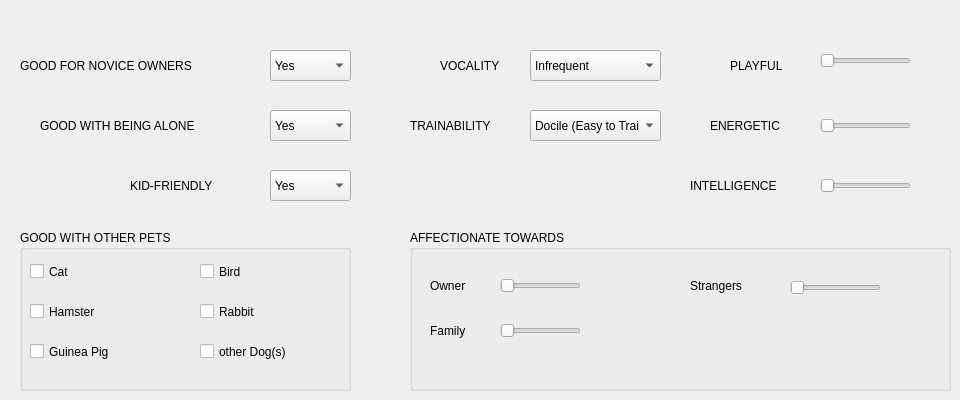
     <widget class="QWidget" name="tab_3">
      <attribute name="title">
       <string>Characteristics</string>
      </attribute>
      <widget class="QLabel" name="label_27">
       <property name="geometry">
        <rect>
         <x>20</x>
         <y>50</y>
         <width>241</width>
         <height>31</height>
        </rect>
       </property>
       <property name="text">
        <string>GOOD FOR NOVICE OWNERS</string>
       </property>
      </widget>
      <widget class="QLabel" name="label_29">
       <property name="geometry">
        <rect>
         <x>40</x>
         <y>110</y>
         <width>221</width>
         <height>31</height>
        </rect>
       </property>
       <property name="text">
        <string>GOOD WITH BEING ALONE</string>
       </property>
      </widget>
      <widget class="QLabel" name="label_30">
       <property name="geometry">
        <rect>
         <x>130</x>
         <y>170</y>
         <width>121</width>
         <height>31</height>
        </rect>
       </property>
       <property name="text">
        <string>KID-FRIENDLY</string>
       </property>
      </widget>
      <widget class="QGroupBox" name="dog_other_pets">
       <property name="geometry">
        <rect>
         <x>20</x>
         <y>230</y>
         <width>331</width>
         <height>161</height>
        </rect>
       </property>
       <property name="title">
        <string>GOOD WITH OTHER PETS</string>
       </property>
       <widget class="QCheckBox" name="dog_cat">
        <property name="geometry">
         <rect>
          <x>10</x>
          <y>30</y>
          <width>90</width>
          <height>23</height>
         </rect>
        </property>
        <property name="text">
         <string>Cat</string>
        </property>
       </widget>
       <widget class="QCheckBox" name="dog_bird">
        <property name="geometry">
         <rect>
          <x>180</x>
          <y>30</y>
          <width>90</width>
          <height>23</height>
         </rect>
        </property>
        <property name="text">
         <string>Bird</string>
        </property>
       </widget>
       <widget class="QCheckBox" name="dog_guineaPig">
        <property name="geometry">
         <rect>
          <x>10</x>
          <y>110</y>
          <width>131</width>
          <height>23</height>
         </rect>
        </property>
        <property name="text">
         <string>Guinea Pig</string>
        </property>
       </widget>
       <widget class="QCheckBox" name="dog_hamster">
        <property name="geometry">
         <rect>
          <x>10</x>
          <y>70</y>
          <width>90</width>
          <height>23</height>
         </rect>
        </property>
        <property name="text">
         <string>Hamster</string>
        </property>
       </widget>
       <widget class="QCheckBox" name="dog_dog">
        <property name="geometry">
         <rect>
          <x>180</x>
          <y>110</y>
          <width>131</width>
          <height>23</height>
         </rect>
        </property>
        <property name="text">
         <string>other Dog(s)</string>
        </property>
       </widget>
       <widget class="QCheckBox" name="dog_rabbit">
        <property name="geometry">
         <rect>
          <x>180</x>
          <y>70</y>
          <width>90</width>
          <height>23</height>
         </rect>
        </property>
        <property name="text">
         <string>Rabbit</string>
        </property>
       </widget>
      </widget>
      <widget class="QLabel" name="label_31">
       <property name="geometry">
        <rect>
         <x>440</x>
         <y>50</y>
         <width>81</width>
         <height>31</height>
        </rect>
       </property>
       <property name="text">
        <string>VOCALITY</string>
       </property>
      </widget>
      <widget class="QLabel" name="label_32">
       <property name="geometry">
        <rect>
         <x>710</x>
         <y>110</y>
         <width>101</width>
         <height>31</height>
        </rect>
       </property>
       <property name="text">
        <string>ENERGETIC</string>
       </property>
      </widget>
      <widget class="QLabel" name="label_33">
       <property name="geometry">
        <rect>
         <x>730</x>
         <y>50</y>
         <width>81</width>
         <height>31</height>
        </rect>
       </property>
       <property name="text">
        <string>PLAYFUL</string>
       </property>
      </widget>
      <widget class="QGroupBox" name="dog_affection">
       <property name="geometry">
        <rect>
         <x>410</x>
         <y>230</y>
         <width>541</width>
         <height>161</height>
        </rect>
       </property>
       <property name="title">
        <string>AFFECTIONATE TOWARDS</string>
       </property>
       <widget class="QLabel" name="label_4">
        <property name="geometry">
         <rect>
          <x>20</x>
          <y>40</y>
          <width>61</width>
          <height>31</height>
         </rect>
        </property>
        <property name="text">
         <string>Owner</string>
        </property>
       </widget>
       <widget class="QLabel" name="label_28">
        <property name="geometry">
         <rect>
          <x>20</x>
          <y>90</y>
          <width>61</width>
          <height>21</height>
         </rect>
        </property>
        <property name="text">
         <string>Family</string>
        </property>
       </widget>
       <widget class="QLabel" name="label_dog">
        <property name="geometry">
         <rect>
          <x>280</x>
          <y>40</y>
          <width>91</width>
          <height>31</height>
         </rect>
        </property>
        <property name="text">
         <string>Strangers</string>
        </property>
       </widget>
       <widget class="QSlider" name="dog_affection_owner_2">
        <property name="geometry">
         <rect>
          <x>90</x>
          <y>40</y>
          <width>81</width>
          <height>31</height>
         </rect>
        </property>
        <property name="minimum">
         <number>1</number>
        </property>
        <property name="maximum">
         <number>5</number>
        </property>
        <property name="pageStep">
         <number>1</number>
        </property>
        <property name="orientation">
         <enum>Qt::Horizontal</enum>
        </property>
       </widget>
       <widget class="QSlider" name="dog_affection_family_2">
        <property name="geometry">
         <rect>
          <x>90</x>
          <y>90</y>
          <width>81</width>
          <height>21</height>
         </rect>
        </property>
        <property name="minimum">
         <number>1</number>
        </property>
        <property name="maximum">
         <number>5</number>
        </property>
        <property name="pageStep">
         <number>1</number>
        </property>
        <property name="orientation">
         <enum>Qt::Horizontal</enum>
        </property>
       </widget>
       <widget class="QSlider" name="dog_affection_stranger_2">
        <property name="geometry">
         <rect>
          <x>380</x>
          <y>50</y>
          <width>91</width>
          <height>16</height>
         </rect>
        </property>
        <property name="minimum">
         <number>1</number>
        </property>
        <property name="maximum">
         <number>5</number>
        </property>
        <property name="pageStep">
         <number>1</number>
        </property>
        <property name="orientation">
         <enum>Qt::Horizontal</enum>
        </property>
       </widget>
       <widget class="QLabel" name="dog_affection_owner">
        <property name="geometry">
         <rect>
          <x>180</x>
          <y>40</y>
          <width>31</width>
          <height>31</height>
         </rect>
        </property>
        <property name="text">
         <string/>
        </property>
       </widget>
       <widget class="QLabel" name="dog_affection_family">
        <property name="geometry">
         <rect>
          <x>180</x>
          <y>89</y>
          <width>31</width>
          <height>21</height>
         </rect>
        </property>
        <property name="text">
         <string/>
        </property>
       </widget>
       <widget class="QLabel" name="dog_affection_stranger">
        <property name="geometry">
         <rect>
          <x>490</x>
          <y>40</y>
          <width>31</width>
          <height>31</height>
         </rect>
        </property>
        <property name="text">
         <string/>
        </property>
       </widget>
      </widget>
      <widget class="QLabel" name="label_35">
       <property name="geometry">
        <rect>
         <x>410</x>
         <y>110</y>
         <width>121</width>
         <height>31</height>
        </rect>
       </property>
       <property name="text">
        <string>TRAINABILITY</string>
       </property>
      </widget>
      <widget class="QLabel" name="label_36">
       <property name="geometry">
        <rect>
         <x>690</x>
         <y>170</y>
         <width>121</width>
         <height>31</height>
        </rect>
       </property>
       <property name="text">
        <string>INTELLIGENCE</string>
       </property>
      </widget>
      <widget class="QComboBox" name="dog_novice_owners">
       <property name="geometry">
        <rect>
         <x>270</x>
         <y>50</y>
         <width>81</width>
         <height>31</height>
        </rect>
       </property>
       <item>
        <property name="text">
         <string>Yes</string>
        </property>
       </item>
       <item>
        <property name="text">
         <string>No</string>
        </property>
       </item>
      </widget>
      <widget class="QComboBox" name="dog_being_alone">
       <property name="geometry">
        <rect>
         <x>270</x>
         <y>110</y>
         <width>81</width>
         <height>31</height>
        </rect>
       </property>
       <item>
        <property name="text">
         <string>Yes</string>
        </property>
       </item>
       <item>
        <property name="text">
         <string>No</string>
        </property>
       </item>
      </widget>
      <widget class="QComboBox" name="dog_kid_friendly">
       <property name="geometry">
        <rect>
         <x>270</x>
         <y>170</y>
         <width>81</width>
         <height>31</height>
        </rect>
       </property>
       <item>
        <property name="text">
         <string>Yes</string>
        </property>
       </item>
       <item>
        <property name="text">
         <string>No</string>
        </property>
       </item>
      </widget>
      <widget class="QComboBox" name="dog_vocality">
       <property name="geometry">
        <rect>
         <x>530</x>
         <y>50</y>
         <width>131</width>
         <height>31</height>
        </rect>
       </property>
       <item>
        <property name="text">
         <string>Infrequent</string>
        </property>
       </item>
       <item>
        <property name="text">
         <string>Only when necessary</string>
        </property>
       </item>
       <item>
        <property name="text">
         <string>Frequent</string>
        </property>
       </item>
       <item>
        <property name="text">
         <string>Likes to be Vocal</string>
        </property>
       </item>
       <item>
        <property name="text">
         <string>Extremely Vocal</string>
        </property>
       </item>
      </widget>
      <widget class="QComboBox" name="dog_trainability">
       <property name="geometry">
        <rect>
         <x>530</x>
         <y>110</y>
         <width>131</width>
         <height>31</height>
        </rect>
       </property>
       <item>
        <property name="text">
         <string>Docile (Easy to Train)</string>
        </property>
       </item>
       <item>
        <property name="text">
         <string>Agreeable</string>
        </property>
       </item>
       <item>
        <property name="text">
         <string>Independent</string>
        </property>
       </item>
       <item>
        <property name="text">
         <string>Easy to Please</string>
        </property>
       </item>
       <item>
        <property name="text">
         <string>Stubborn</string>
        </property>
       </item>
       <item>
        <property name="text">
         <string>Trained</string>
        </property>
       </item>
      </widget>
      <widget class="QSlider" name="dog_playful_2">
       <property name="geometry">
        <rect>
         <x>820</x>
         <y>50</y>
         <width>91</width>
         <height>21</height>
        </rect>
       </property>
       <property name="whatsThis">
        <string extracomment="is the dog playful 0-5"/>
       </property>
       <property name="minimum">
        <number>1</number>
       </property>
       <property name="maximum">
        <number>5</number>
       </property>
       <property name="pageStep">
        <number>1</number>
       </property>
       <property name="orientation">
        <enum>Qt::Horizontal</enum>
       </property>
      </widget>
      <widget class="QSlider" name="dog_energetic_2">
       <property name="geometry">
        <rect>
         <x>820</x>
         <y>110</y>
         <width>91</width>
         <height>31</height>
        </rect>
       </property>
       <property name="minimum">
        <number>1</number>
       </property>
       <property name="maximum">
        <number>5</number>
       </property>
       <property name="pageStep">
        <number>1</number>
       </property>
       <property name="orientation">
        <enum>Qt::Horizontal</enum>
       </property>
      </widget>
      <widget class="QSlider" name="dog_intelligence_2">
       <property name="geometry">
        <rect>
         <x>820</x>
         <y>170</y>
         <width>91</width>
         <height>31</height>
        </rect>
       </property>
       <property name="minimum">
        <number>1</number>
       </property>
       <property name="maximum">
        <number>5</number>
       </property>
       <property name="pageStep">
        <number>1</number>
       </property>
       <property name="orientation">
        <enum>Qt::Horizontal</enum>
       </property>
      </widget>
      <widget class="QLabel" name="dog_playful">
       <property name="geometry">
        <rect>
         <x>920</x>
         <y>50</y>
         <width>31</width>
         <height>31</height>
        </rect>
       </property>
       <property name="text">
        <string/>
       </property>
      </widget>
      <widget class="QLabel" name="dog_energetic">
       <property name="geometry">
        <rect>
         <x>920</x>
         <y>110</y>
         <width>31</width>
         <height>31</height>
        </rect>
       </property>
       <property name="text">
        <string/>
       </property>
      </widget>
      <widget class="QLabel" name="dog_intelligence">
       <property name="geometry">
        <rect>
         <x>920</x>
         <y>170</y>
         <width>31</width>
         <height>31</height>
        </rect>
       </property>
       <property name="text">
        <string/>
       </property>
      </widget>
     </widget>
